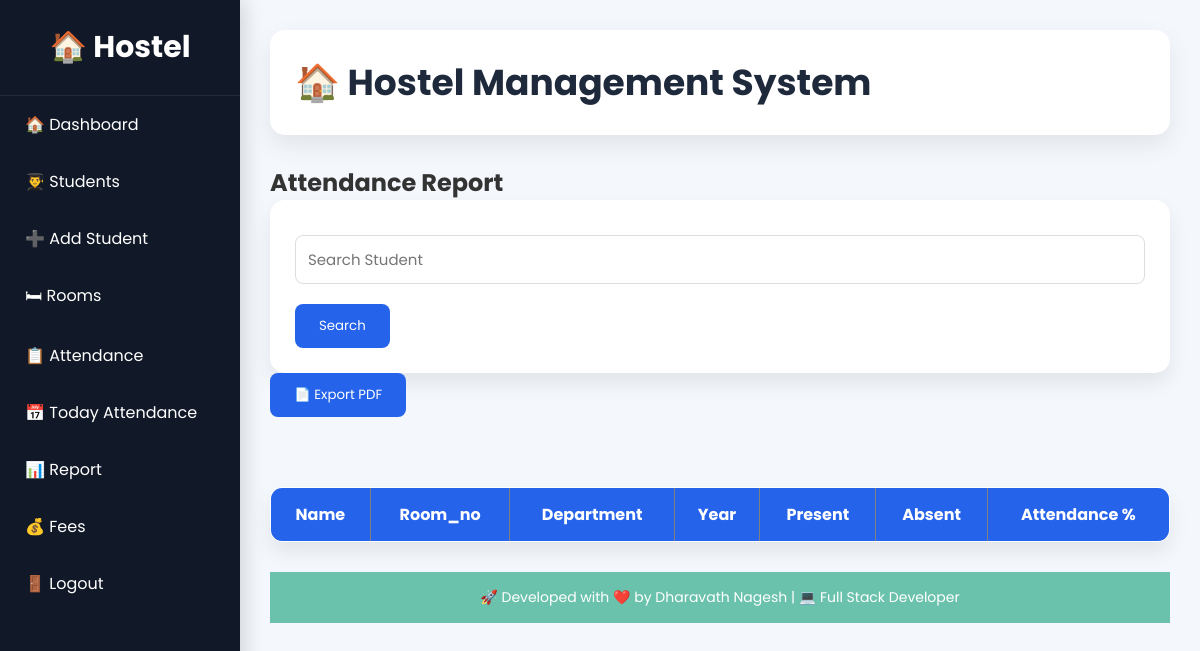
Page /report (signed in) on the earlier database version.
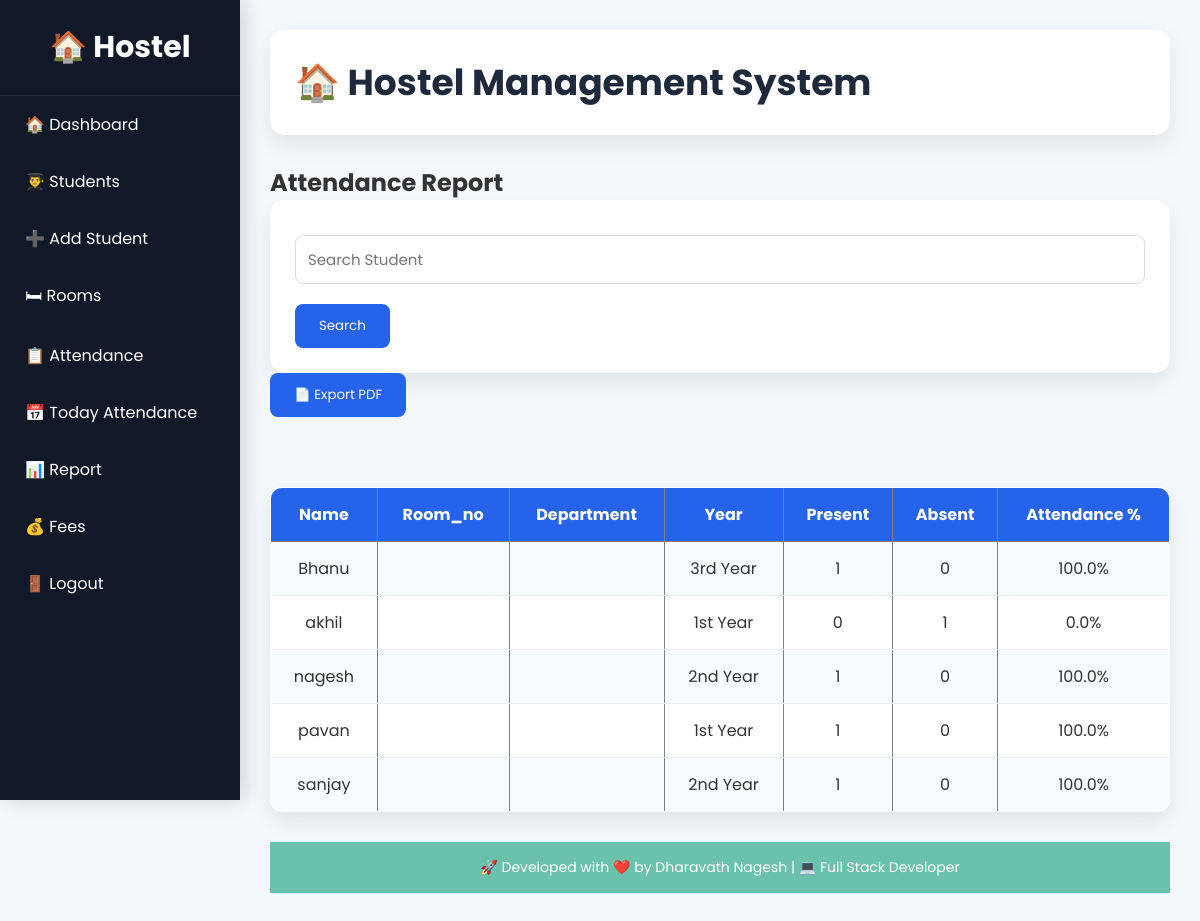
Same page on the later database version.
### tables this page shows
CREATE TABLE students (
        id INTEGER PRIMARY KEY AUTOINCREMENT,
        name TEXT,
        gender TEXT,
        mobile TEXT,
        address TEXT,
        room_no INTEGER,
        year TEXT,
        department TEXT
    );

### app.py (the view)
@app.route("/report")
def report():
    if not is_logged_in():
        return redirect(url_for("login"))
    conn = get_db()
    cursor = conn.cursor()
    search = request.args.get("search", "")
    cursor.execute("""
        SELECT *
        FROM students
        WHERE name LIKE ?
        ORDER BY name
    """, ("%" + search + "%",))
    students = cursor.fetchall()
    reports = []
    for student in students:
        cursor.execute("""
            SELECT COUNT(*) AS present
            FROM attendance
            WHERE student_id = ?
            AND status = ?
        """, (student["id"], "Present"))
        present = cursor.fetchone()["present"]
        cursor.execute("""
            SELECT COUNT(*) AS absent
            FROM attendance
            WHERE student_id = ?
            AND status = ?
        """, (student["id"], "Absent"))
        absent = cursor.fetchone()["absent"]
        total = present + absent
        if total > 0:
            percentage = round((present / total) * 100, 2)
        else:
            percentage = 0
        reports.append({
            "name": student["name"],
            "room": student["room_no"],      # SQLite column
            "Department": student["Department"],     # SQLite column
            "year": student["year"],
            "present": present,
            "absent": absent,
            "percentage": percentage
        })
    conn.close()
    return render_template(
        "report.html",
        reports=reports,
        search=search
    )

### app.py (called while the page is built)
def is_logged_in():
    return "user" in session

### database.py (called while the page is built)
def get_db():
    conn = sqlite3.connect(DATABASE)
    conn.row_factory = sqlite3.Row
    return conn

### templates/report.html (shortened to what this page needs)
{% extends "layout.html" %}
{% block content %}
<h2>Attendance Report</h2>
<form method="GET">
    <input type="text" name="search" placeholder="Search Student" value="{{ search }}">
    <button type="submit">
        Search
    </button>
</form>
<a href="{{ url_for('export_pdf') }}">
    <button class="btn btn-success">
        📄 Export PDF
    </button>
</a>
<br><br>
<br>
<table border="1" cellpadding="8" width="100%">
    <tr>
        <th>Name</th>
        <th>Room_no</th>
        <th>Department</th>
        <th>Year</th>
        <th>Present</th>
        <th>Absent</th>
        <th>Attendance %</th>
    </tr>
    {% for student in reports %}
    <tr>
        <td>{{ student.name }}</td>
        <td>{{ student.room_no }}</td>
        <td>{{ student.department }}</td>
        <td>{{ student.year }}</td>
        <td>{{ student.present }}</td>
        <td>{{ student.absent }}</td>
        <td>{{ student.percentage }}%</td>
    </tr>
    {% endfor %}
</table>
<footer>
    <p>🚀 Developed with ❤️ by Dharavath Nagesh | 💻 Full Stack Developer</p>
</footer>
{% endblock %}

Differences in the rows shown:
added students: name "Bhanu", year "3rd Year", present "1", absent "0", percentage "100.0"
added students: name "akhil", year "1st Year", present "0", absent "1", percentage "0.0"
added students: name "nagesh", year "2nd Year", present "1", absent "0", percentage "100.0"
added students: name "pavan", year "1st Year", present "1", absent "0", percentage "100.0"
added students: name "sanjay", year "2nd Year", present "1", absent "0", percentage "100.0"
